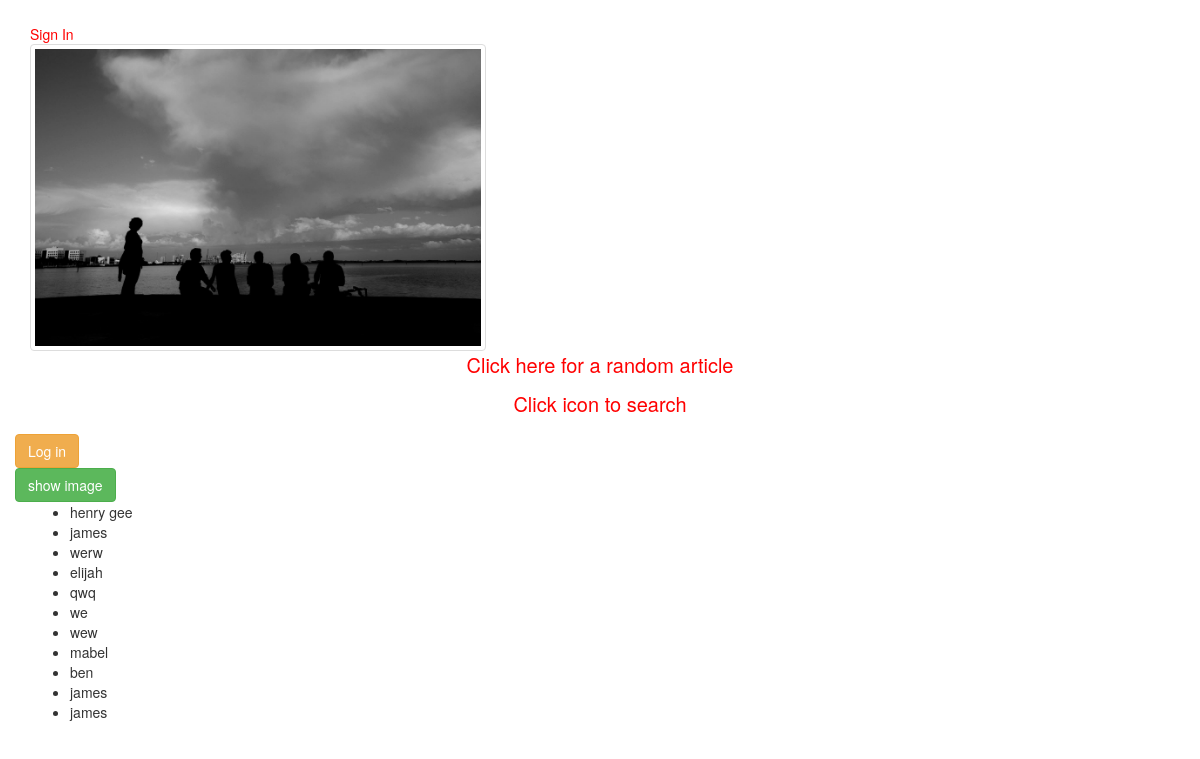
The app's page /wikipedia with its own data.
### mywikipedia/models.py (models this page shows)
class Users(models.Model):
    username = models.CharField(max_length=250)
    password = models.CharField(max_length=20, blank=False, default="1234")

### mywikipedia/views.py (the view)
# urls.py: url(r'^wikipedia$', 'wikipedia', name='wikipedia'),
def wikipedia(request):
    users = Users.objects.all()
    randomurl = 'https://en.wikipedia.org/wiki/Special:Random'
    return render(request,'mywikipedia/wikipedia.html',{'users': users,'randomurl':randomurl})

### mywikipedia/templates/mywikipedia/wikipedia.html (shortened to what this page needs)
 {% load static %}
<!DOCTYPE html>
<html lang="en">
<head>
<link rel="stylesheet" href="https://maxcdn.bootstrapcdn.com/bootstrap/3.3.7/css/bootstrap.min.css">
<link rel="stylesheet" type="text/css" href="{% static 'css/style.css' %}">
</head>
<body class="container-fluid">
<div class="container-fluid">
  <div><a href="login" class="signin">Sign In</a></div>
<img class="img-responsive img-thumbnail" id="greatphoto" src="{% static 'img/sunset.jpg' %}" />
</div>
{% block body %}
<div class="text-center">
<p><a href="{{ randomurl }}" target=_blank class="random-article">Click here for a random article</a><p>
<p class="search-text">Click icon to search<p>
</div>
<form class="form" method="post">
<button type="submit" class="btn btn-warning">Log in</button>
</form>
<div class="imageviewer">
  <button class="btn btn-success" type="" id="ajax" onclick="sendAjax()">show image</button>
<div>
<div class="container">
  <ul>
  {% for user in users %}
    <li> {{ user.username }} </li>
  {% endfor %}
</ul>
</div>
{% endblock %}
</body>
</html>

### assets/css/style.css (style rules this page uses)
body { background-color: white; padding-top: 2%; }
.search-text,.random-article { color: red; font-size: 20px; font-family: "Helvetica Neue"; }
img { padding-top: 0px; padding-bottom: 50px; width: 40%; }
a:hover, a:link, a:focus, a:visited, a:active { color: red !important; text-decoration: none; }

### records on screen
Users: username "henry gee"
Users: username "james"
Users: username "werw"
Users: username "elijah"
Users: username "qwq"
Users: username "we"
Users: username "wew"
Users: username "mabel"
Users: username "ben"
Users: username "james"
Users: username "james"
